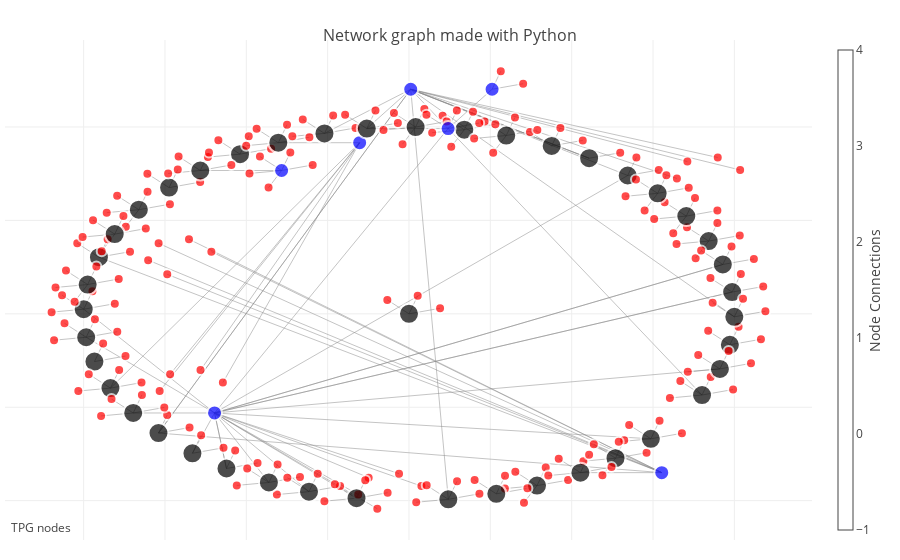

This figure's notebook cell:
### Code cell
trainer = summary[2]
nodes, edges = exts.getFullGraph(trainer)
plot_graph(nodes,edges)

### Figure 1 — Plotly figure (JSON) as saved in the notebook; plotly's stock layout.template omitted (floating-point values rounded to 4 significant figures; data arrays with more than 128 entries replaced by an {"elided": "..."} marker saying what was removed)
{"data": [{"hoverinfo": "none", "line": {"color": "#888", "width": 0.5}, "mode": "lines", "type": "scatter", "uid": "7a350557-f26f-11e8-abf3-7cb0c2481b6f", "x": {"elided": "672 float values"}, "y": {"elided": "672 float values"}}, {"hoverinfo": "text", "marker": {"color": {"elided": "238 str values"}, "colorbar": {"thickness": 15, "title": "Node Connections", "titleside": "right", "xanchor": "left"}, "colorscale": "YlGnBu", "line": {"width": 2}, "reversescale": true, "showscale": true, "size": {"elided": "238 int values"}}, "mode": "markers", "text": {"elided": "238 str values"}, "type": "scatter", "uid": "7a350558-f26f-11e8-abf3-7cb0c2481b6f", "x": {"elided": "238 float values"}, "y": {"elided": "238 float values"}}], "layout": {"annotations": [{"showarrow": false, "text": "TPG nodes", "x": 0.005, "xref": "paper", "y": 0.005, "yref": "paper"}], "hovermode": "closest", "margin": {"b": 20, "l": 5, "r": 5, "t": 40}, "showlegend": false, "title": "<br>Network graph made with Python", "titlefont": {"size": 16}, "xaxis": {"showgrid": true, "showticklabels": false, "zeroline": false}, "yaxis": {"showgrid": true, "showticklabels": false, "zeroline": false}}}
